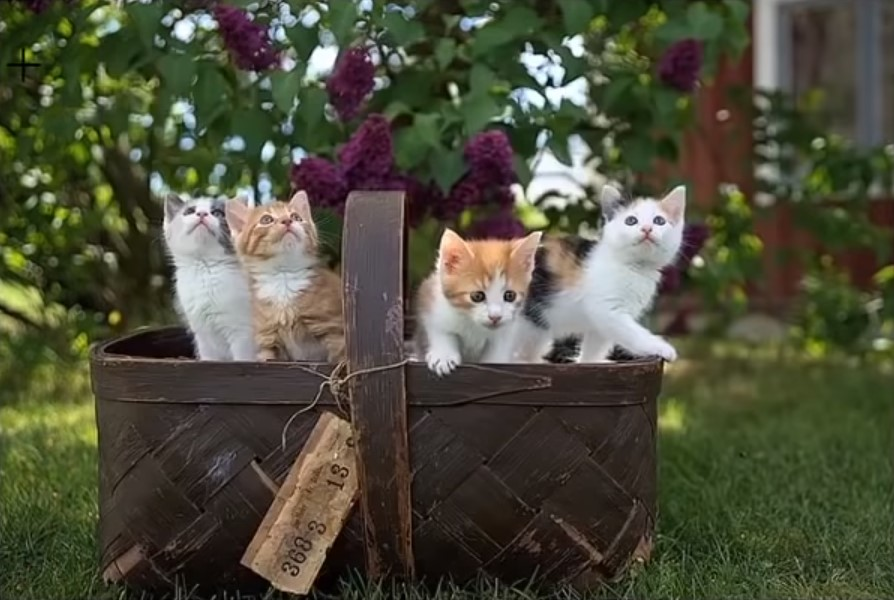
#> input picture photos/cats.jpg, 894 x 600 px
$ python gradients.py
#> lines starting #> are read from the running program, lines starting #| are printed output that depends on the picture; after the words box and inside, x2 and y2 are one past the last pixel; in counts of white or black regions, pixels touching at a corner belong together
import cv2 as cv
import numpy as np
import matplotlib.pyplot as plt

img = cv.imread('photos/cats.jpg')
#> img is the input picture: shape (600, 894, 3); mean B, G, R 58.9, 77.7, 77.4
cv.imshow('Cats', img)

gray = cv.cvtColor(img, cv.COLOR_BGR2GRAY)
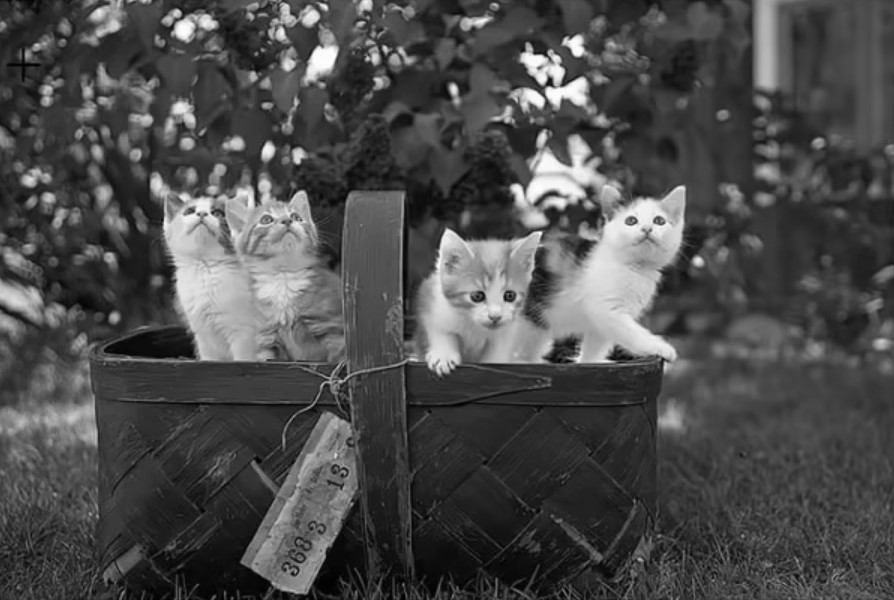
#> gray: shape (600, 894); min 0, max 255, mean 75.5
cv.imshow('Gray', gray)

# Laplacian
lap = cv.Laplacian(gray, cv.CV_64F)
lap = np.uint8(np.absolute(lap))
cv.imshow('Laplacian', lap)

# Sobel
sobelx = cv.Sobel(gray, cv.CV_64F, 1, 0)
sobely = cv.Sobel(gray, cv.CV_64F, 0, 1)
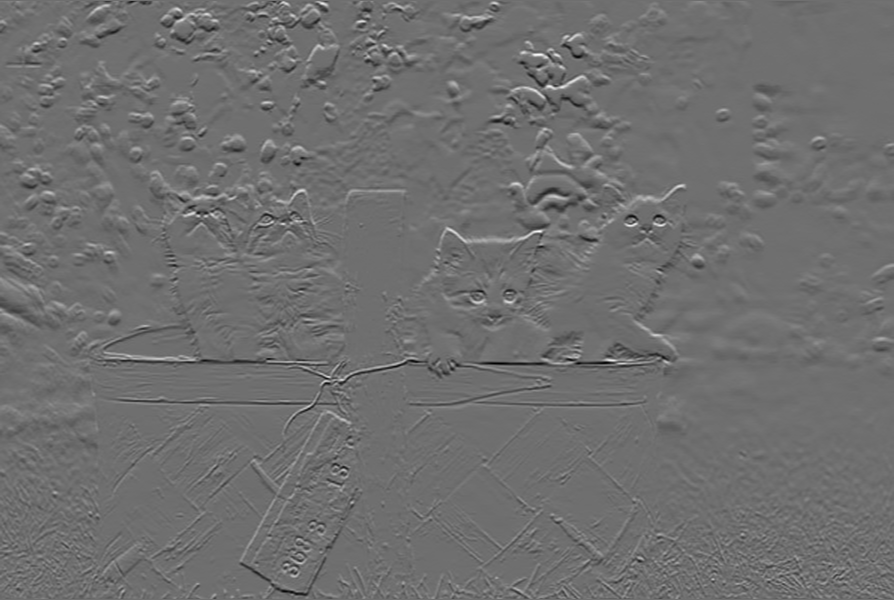
#> sobely: shape (600, 894) float64; min -535, max 689, mean -0.3; drawn with min black and max white
combined_sobel = cv.bitwise_or(sobelx, sobely)
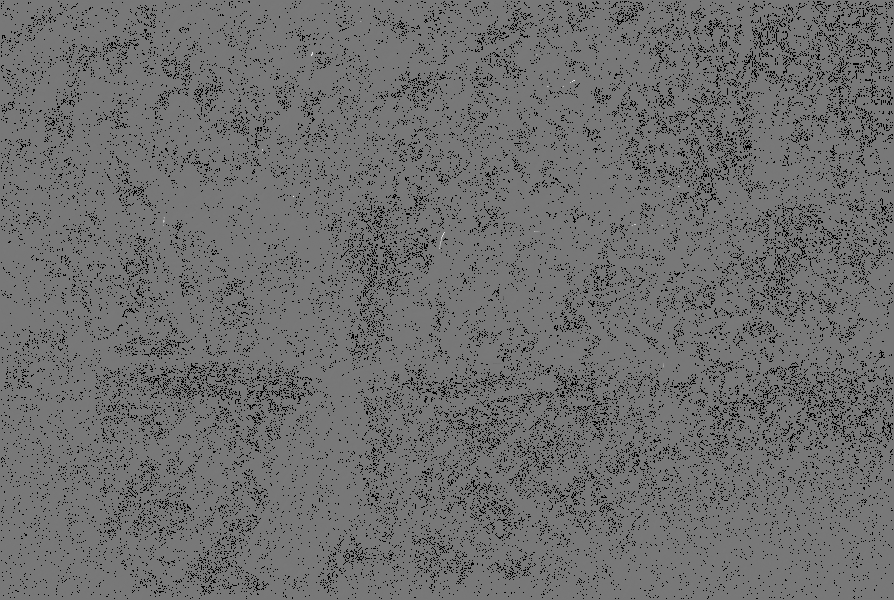
#> combined_sobel: shape (600, 894) float64; 8.09% of the values are NaN or infinite; the others: min -72576, max 80768, mean -56.63; drawn with min black, max white, NaN and infinite black

cv.imshow('Sobel X', sobelx)
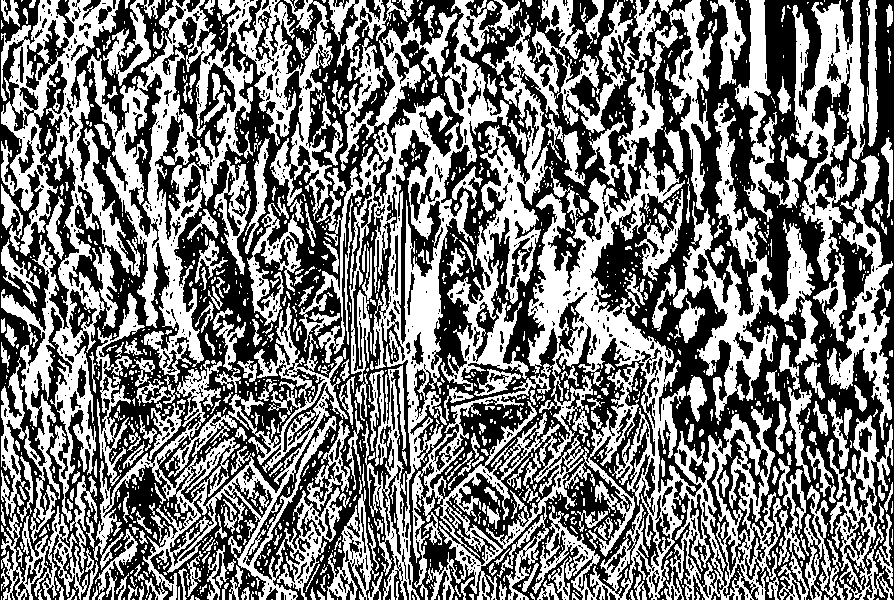
#> window 'Sobel X': shape (600, 894); 47.9% white; 1478 white regions (1106 under 20 px), largest, box (x1, y1, x2, y2) and area: (93, 0, 782, 600) 92930, (87, 0, 333, 383) 24218, (1, 0, 141, 543) 22863
cv.imshow('Sobel Y', sobely)
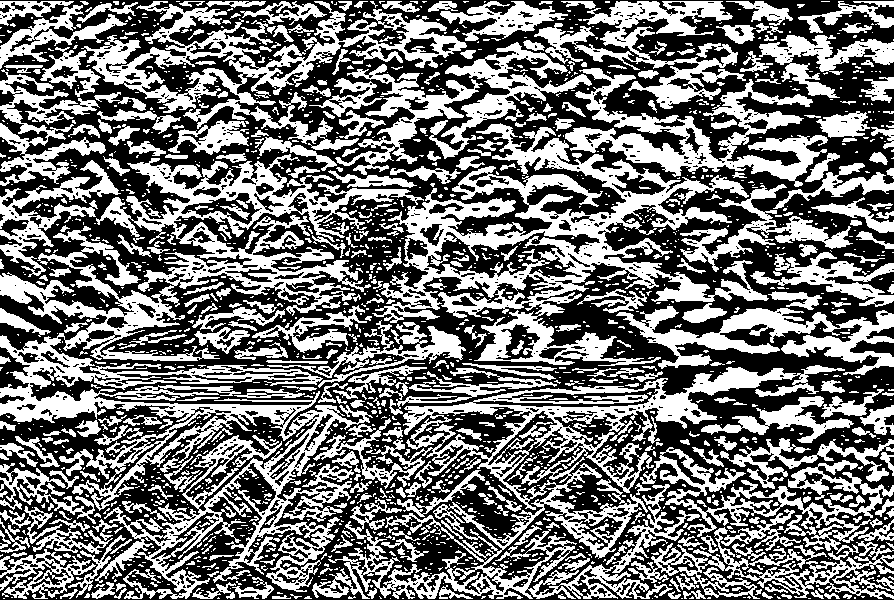
#> window 'Sobel Y': shape (600, 894); 45.7% white; 1830 white regions (1387 under 20 px), largest, box (x1, y1, x2, y2) and area: (0, 154, 424, 599) 45881, (312, 365, 845, 599) 26232, (372, 123, 769, 366) 25599
cv.imshow('Combined sobel', combined_sobel)
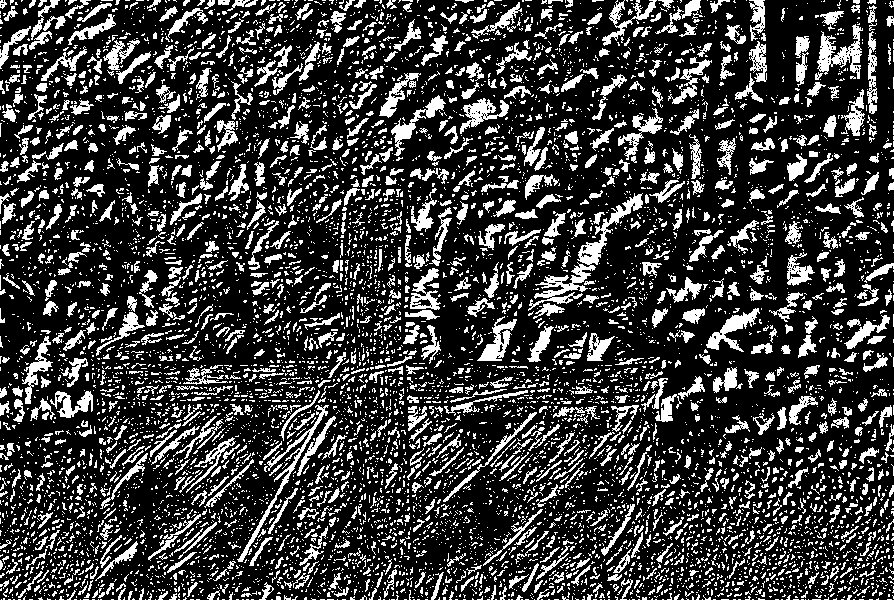
#> window 'Combined sobel': shape (600, 894); 23.6% white; 7820 white regions (6552 under 20 px), largest, box (x1, y1, x2, y2) and area: (528, 193, 643, 311) 1919, (817, 24, 863, 79) 993, (237, 405, 329, 562) 985

canny = cv.Canny(gray, 150, 175)
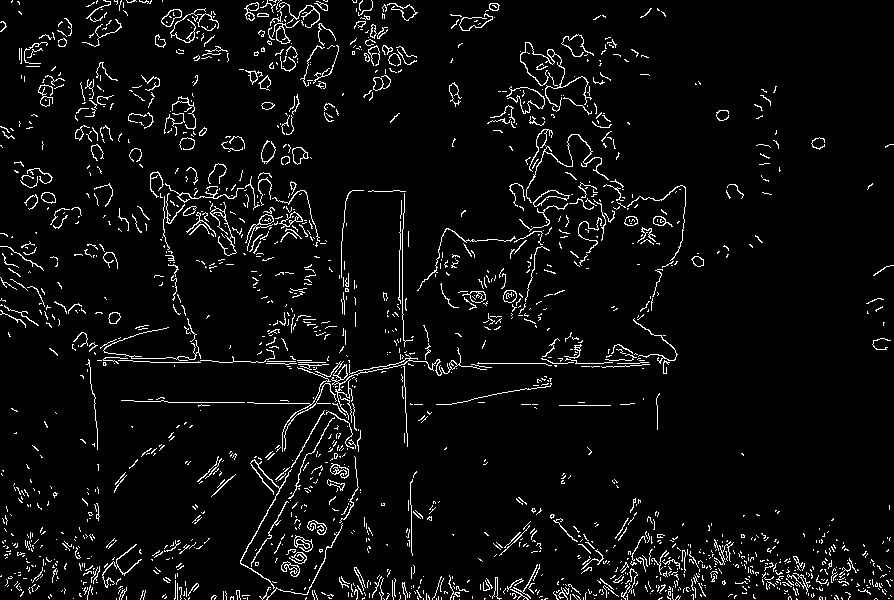
#> canny: shape (600, 894); 4.9% white in thin lines or dots
cv.imshow('Canny', canny)


cv.waitKey(0)

$ run again, with photos/group1.jpg copied over photos/cats.jpg
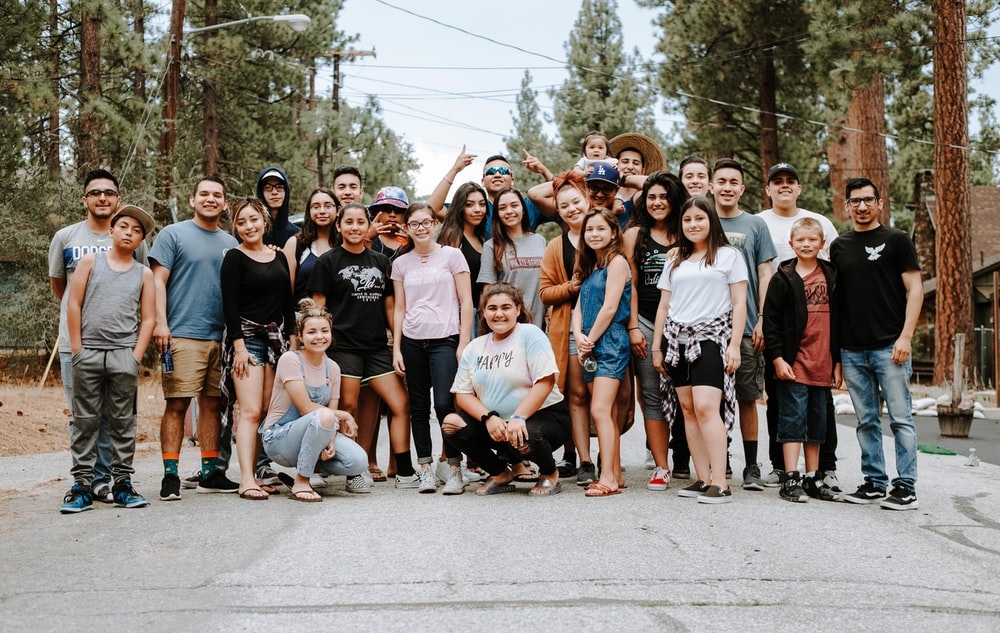
#> input picture photos/group1.jpg, 1000 x 633 px
#> img is the input picture: shape (633, 1000, 3); mean B, G, R 117.4, 125.9, 133.5
#> `cv.imshow('Sobel X', sobelx)`:
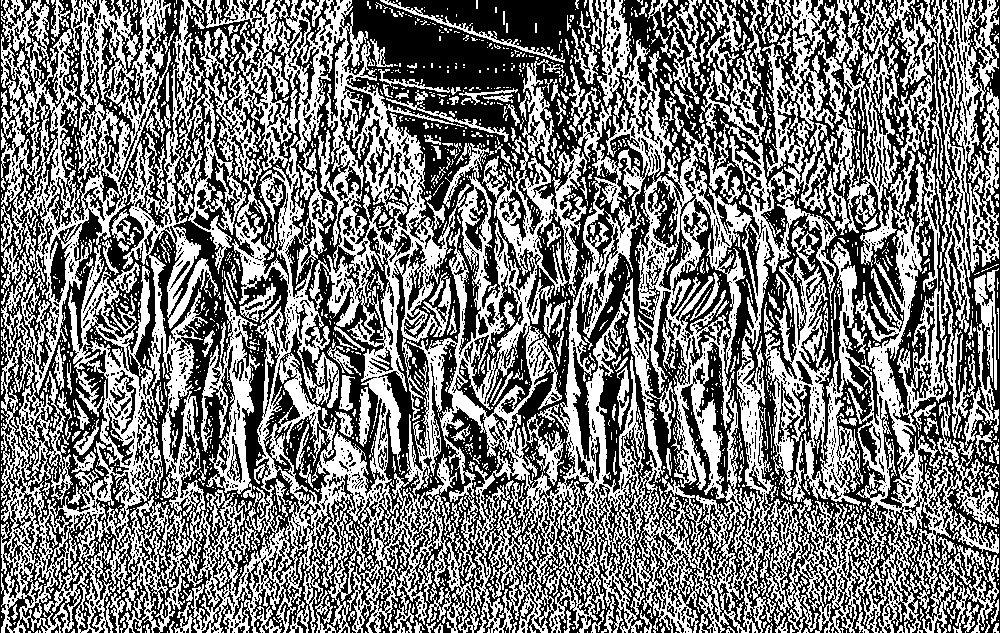
#> window 'Sobel X': shape (633, 1000); 47.8% white; 2439 white regions (2045 under 20 px), largest, box (x1, y1, x2, y2) and area: (1, 0, 837, 633) 193916, (762, 0, 999, 633) 46723, (889, 0, 999, 333) 10766
#> `canny = cv.Canny(gray, 150, 175)`:
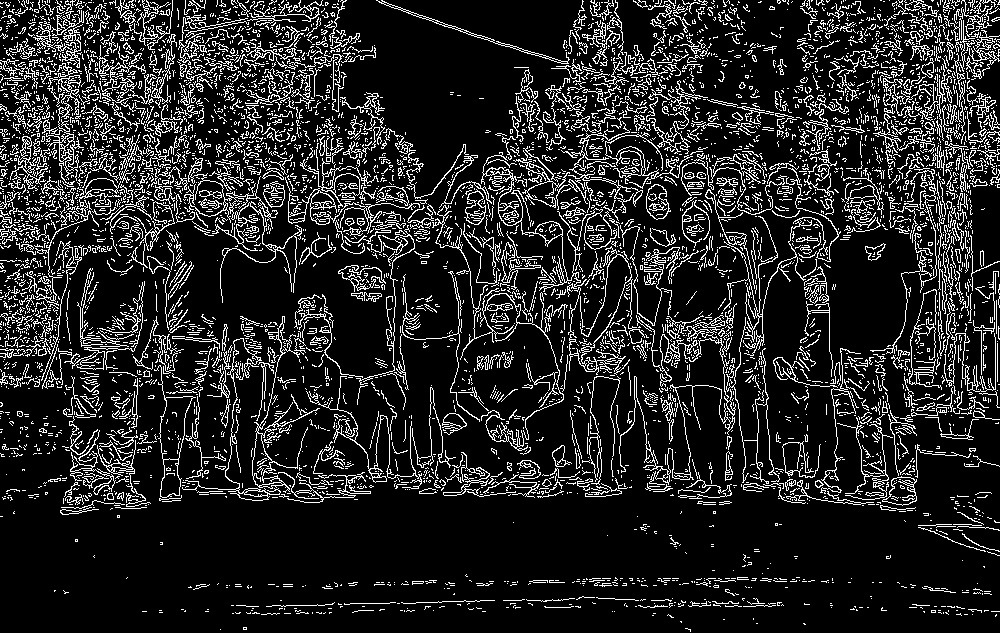
#> canny: shape (633, 1000); 14.5% white in thin lines or dots

$ run again, with photos/group2.jpg copied over photos/cats.jpg
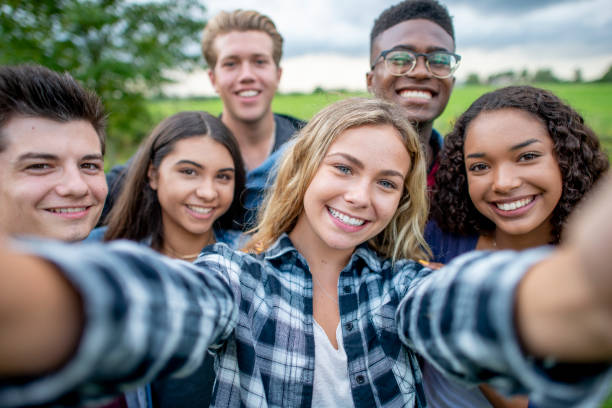
#> input picture photos/group2.jpg, 612 x 408 px
#> img is the input picture: shape (408, 612, 3); mean B, G, R 120, 122.5, 122.9
#> `cv.imshow('Sobel X', sobelx)`:
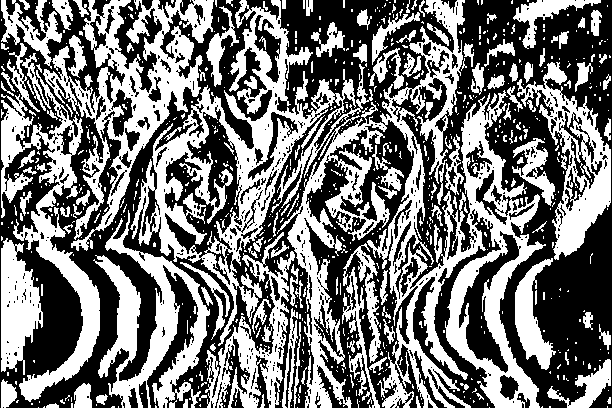
#> window 'Sobel X': shape (408, 612); 46% white; 764 white regions (623 under 20 px), largest, box (x1, y1, x2, y2) and area: (130, 0, 546, 408) 46737, (43, 0, 214, 251) 11933, (1, 43, 100, 402) 9093
#> `canny = cv.Canny(gray, 150, 175)`:
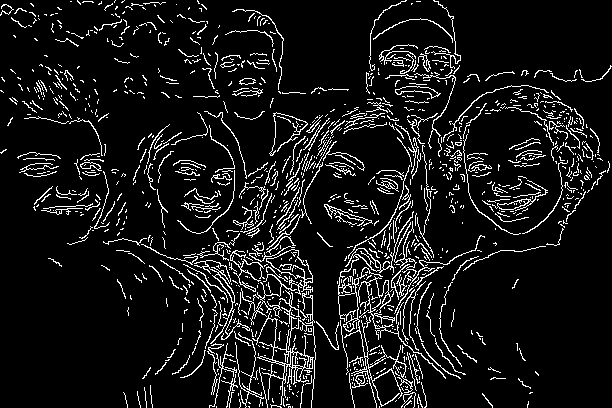
#> canny: shape (408, 612); 8.8% white in thin lines or dots
